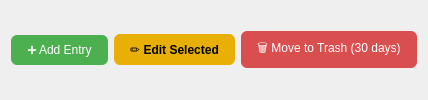
         <widget class="QWidget" name="widget_2" native="true">
          <layout class="QHBoxLayout" name="horizontalLayout">
           <item>
            <widget class="QPushButton" name="addEntryButton">
             <property name="styleSheet">
              <string notr="true">QPushButton {
background-color: rgb(76, 175, 80);
        color: white;
        border-radius: 6px; 
        padding: 8px 16px;
        border: none;
        border-radius: 6px;
        padding: 8px 16px;
        text-align: center;
    }
    QPushButton:hover {
 
	background-color: rgb(95, 219, 99);
    }
    QPushButton:pressed {
	background-color: rgb(45, 104, 47);
    }</string>
             </property>
             <property name="text">
              <string>➕ Add Entry</string>
             </property>
            </widget>
           </item>
           <item>
            <widget class="QPushButton" name="editEntryButton">
             <property name="styleSheet">
              <string notr="true">QPushButton {
        
	background-color: rgb(232, 176, 6);
     color: black; 
     font-weight: bold; 
     border-radius: 6px; 
     padding: 8px 16px;
    }
    QPushButton:hover {
background-color: rgb(255, 193, 7);
    }
    QPushButton:pressed {
background-color: rgb(143, 106, 3);
    }</string>
             </property>
             <property name="text">
              <string>✏️ Edit Selected</string>
             </property>
            </widget>
           </item>
           <item>
            <widget class="QPushButton" name="vaultDeleteButton">
             <property name="styleSheet">
              <string notr="true">QPushButton {
        
	background-color: rgb(217, 79, 79);
        color: white;
    	   border-radius: 6px; 
        padding: 8px 16px;
        border: none;
        border-radius: 6px;
        padding: 8px 16px;
        text-align: center;
    }
    QPushButton:hover {
        
	background-color: rgb(255, 32, 32);
    }
    QPushButton:pressed {
 
	background-color: rgb(112, 40, 40);
    }</string>
             </property>
             <property name="text">
              <string>🗑 Move to Trash (30 days)</string>
             </property>
            </widget>
           </item>
          </layout>
         </widget>
